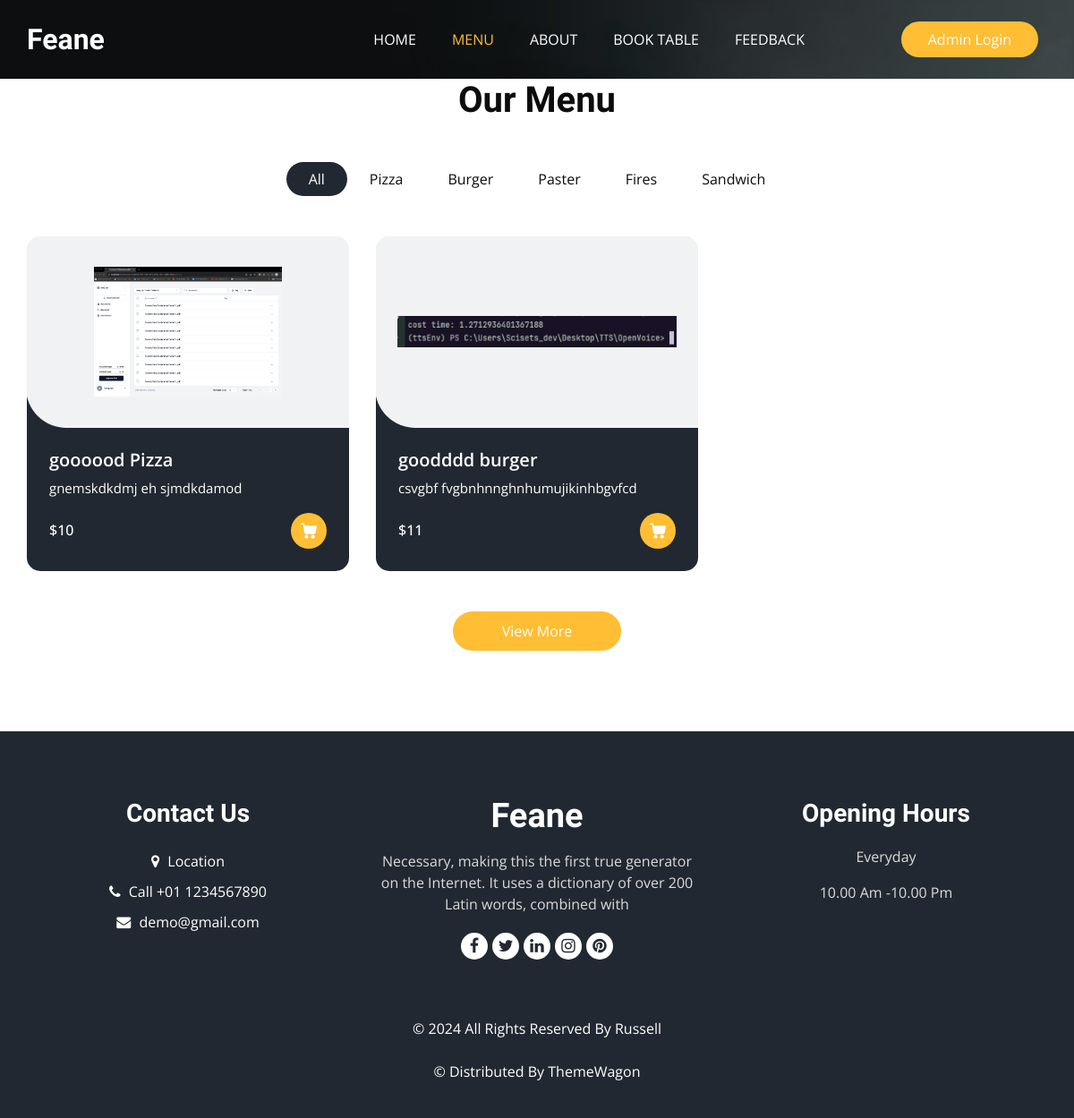
The app's page /menu/ with its own data.
### Home_App/models.py (models this page shows, shortened)
class ItemList(models.Model):
    Category_name = models.CharField(max_length=15)
    def __str__(self):
        return self.Category_name

class Items(models.Model):
    Item_name = models.CharField(max_length=40)
    Description = models.TextField(blank=False)
    Price = models.IntegerField()
    Category = models.ForeignKey(ItemList, related_name='Name', on_delete=models.CASCADE)
    Image = models.ImageField(upload_to='items/')

### Home_App/views.py (the view)
# urls.py: path('menu/', hv.menu, name='Menu'),
def menu(request):
    items = Items.objects.all()
    list = ItemList.objects.all()
    return render(request, 'menu.html', {'items': items, 'list': list})

### templates/menu.html (shortened to what this page needs)
{% extends "base.html" %}
{% block class %}class="sub_page"{% endblock class %}
{% block menu_status %}active{% endblock menu_status %}
{% load static %}
{% block main %}
  <section class="food_section layout_padding-bottom">
    <div class="container">
      <div class="heading_container heading_center">
        <h2>
          Our Menu
        </h2>
      </div>
      <ul class="filters_menu">
        <li class="active" data-filter="*">All</li>
        {% for i in list %}
        <li data-filter=".{{i.Category_name}}">{{i.Category_name}}</li>
        {% endfor %}
      </ul>
      <div class="filters-content">
        <div class="row grid">
          {% for j in items %}
          <div class="col-sm-6 col-lg-4 all {{j.Category}}">
            <div class="box">
              <div>
                <div class="img-box">
                  <img src="/media/{{j.Image}} " alt="{{j.Image}}">
                </div>
                <div class="detail-box">
                  <h5>
                    {{j.Item_name}}
                  </h5>
                  <p>
                    {{j.Description}}
                  </p>
                  <div class="options">
                    <h6>
                      ${{j.Price}}
                    </h6>
                    <a href="">
                    </a>
                  </div>
                </div>
              </div>
            </div>
          </div>
          {% endfor %}
        </div>
      </div>
      <div class="btn-box">
        <a href="">
          View More
        </a>
      </div>
    </div>
  </section>
{% endblock main %}

### templates/base.html (shortened to what this page needs)
<!DOCTYPE html>
<html>
{% load static %}
<head>
  <link rel="stylesheet" type="text/css" href="{% static 'css/bootstrap.css' %}" />
  <link rel="stylesheet" type="text/css" href="https://cdnjs.cloudflare.com/ajax/libs/OwlCarousel2/2.3.4/assets/owl.carousel.min.css" />
  <link rel="stylesheet" href="https://cdnjs.cloudflare.com/ajax/libs/jquery-nice-select/1.1.0/css/nice-select.min.css" />
  <link href="{% static 'css/font-awesome.min.css' %}" rel="stylesheet" />
  <link href="{% static 'css/style.css' %}" rel="stylesheet" />
  <link href="{% static 'css/responsive.css' %}" rel="stylesheet" />
</head>
<body {% block class %}{% endblock class %}>
  <div class="hero_area">
    <div class="bg-box">
      <img src="{% static 'images/hero-bg.jpg' %}" alt="">
    </div>
    <header class="header_section">
      <div class="container">
        <nav class="navbar navbar-expand-lg custom_nav-container ">
          <a class="navbar-brand" href="{% url "Home" %}">
            <span>
              Feane
            </span>
          </a>
          <div class="collapse navbar-collapse" id="navbarSupportedContent">
            <ul class="navbar-nav  mx-auto ">
              <li class="nav-item {% block home_status %}{% endblock home_status %}">
                <a class="nav-link" href="{% url "Home" %}">Home <span class="sr-only">(current)</span></a>
              </li>
              <li class="nav-item {% block menu_status %}{% endblock menu_status %}">
                <a class="nav-link " href="{% url "Menu" %}">Menu</a>
              </li>
              <li class="nav-item {% block about_status %}{% endblock about_status %}">
                <a class="nav-link" href="{% url "About" %}">About</a>
              </li>
              <li class="nav-item {% block table_status %}{% endblock table_status %}">
                <a class="nav-link" href="{% url "Book_Table" %}">Book Table</a>
              </li>
              <li class="nav-item {% block feedback_status %}{% endblock feedback_status %}">
                <a class="nav-link" href="{% url "Feedback_Form" %}">Feedback</a>
              </li>
            </ul>
            <div class="user_option">
              <a href="/admin" class="order_online">
                Admin Login
              </a>
            </div>
          </div>
        </nav>
      </div>
    </header>
  </div>
 {% block main %}{% endblock main %}
  <footer class="footer_section">
    <div class="container">
      <div class="row">
        <div class="col-md-4 footer-col">
          <div class="footer_contact">
            <h4>
              Contact Us
            </h4>
            <div class="contact_link_box">
              <a href="">
                <i class="fa fa-map-marker" aria-hidden="true"></i>
                <span>
                  Location
                </span>
              </a>
              <a href="">
                <i class="fa fa-phone" aria-hidden="true"></i>
                <span>
                  Call +01 1234567890
                </span>
              </a>
              <a href="">
                <i class="fa fa-envelope" aria-hidden="true"></i>
                <span>
                  demo@gmail.com
                </span>
              </a>
            </div>
          </div>
        </div>
        <div class="col-md-4 footer-col">
          <div class="footer_detail">
            <a href="" class="footer-logo">
              Feane
            </a>
            <p>
              Necessary, making this the first true generator on the Internet. It uses a dictionary of over 200 Latin words, combined with
            </p>
            <div class="footer_social">
              <a href="">
                <i class="fa fa-facebook" aria-hidden="true"></i>
              </a>
              <a href="">
                <i class="fa fa-twitter" aria-hidden="true"></i>
              </a>
              <a href="">
                <i class="fa fa-linkedin" aria-hidden="true"></i>
              </a>
              <a href="">
                <i class="fa fa-instagram" aria-hidden="true"></i>
              </a>
              <a href="">
                <i class="fa fa-pinterest" aria-hidden="true"></i>
              </a>
            </div>
          </div>
        </div>
        <div class="col-md-4 footer-col">
          <h4>
            Opening Hours
          </h4>
          <p>
            Everyday
          </p>
          <p>
            10.00 Am -10.00 Pm
          </p>
        </div>
      </div>
      <div class="footer-info">
        <p>
          &copy; <span id="displayYear"></span> All Rights Reserved By
          <a href="https://www.linkedin.com/in/russell-pan/">Russell</a><br><br>
          &copy;  Distributed By
          <a href="https://themewagon.com/" target="_blank">ThemeWagon</a>
        </p>
      </div>
    </div>
  </footer>
</body>
</html>

### static/css/responsive.css (style rules this page uses)
@media (min-width: 1200px) { .container { max-width: 1170px; } }

### records on screen
ItemList: Category_name "Pizza"
ItemList: Category_name "Burger"
ItemList: Category_name "Paster"
ItemList: Category_name "Fires"
ItemList: Category_name "Sandwich"
Items: Image (picture), Item_name "goooood Pizza", Description "gnemskdkdmj eh sjmdkdamod", Price "10"
Items: Image (picture), Item_name "goodddd burger", Description "csvgbf fvgbnhnnghnhumujikinhbgvfcd", Price "11"
